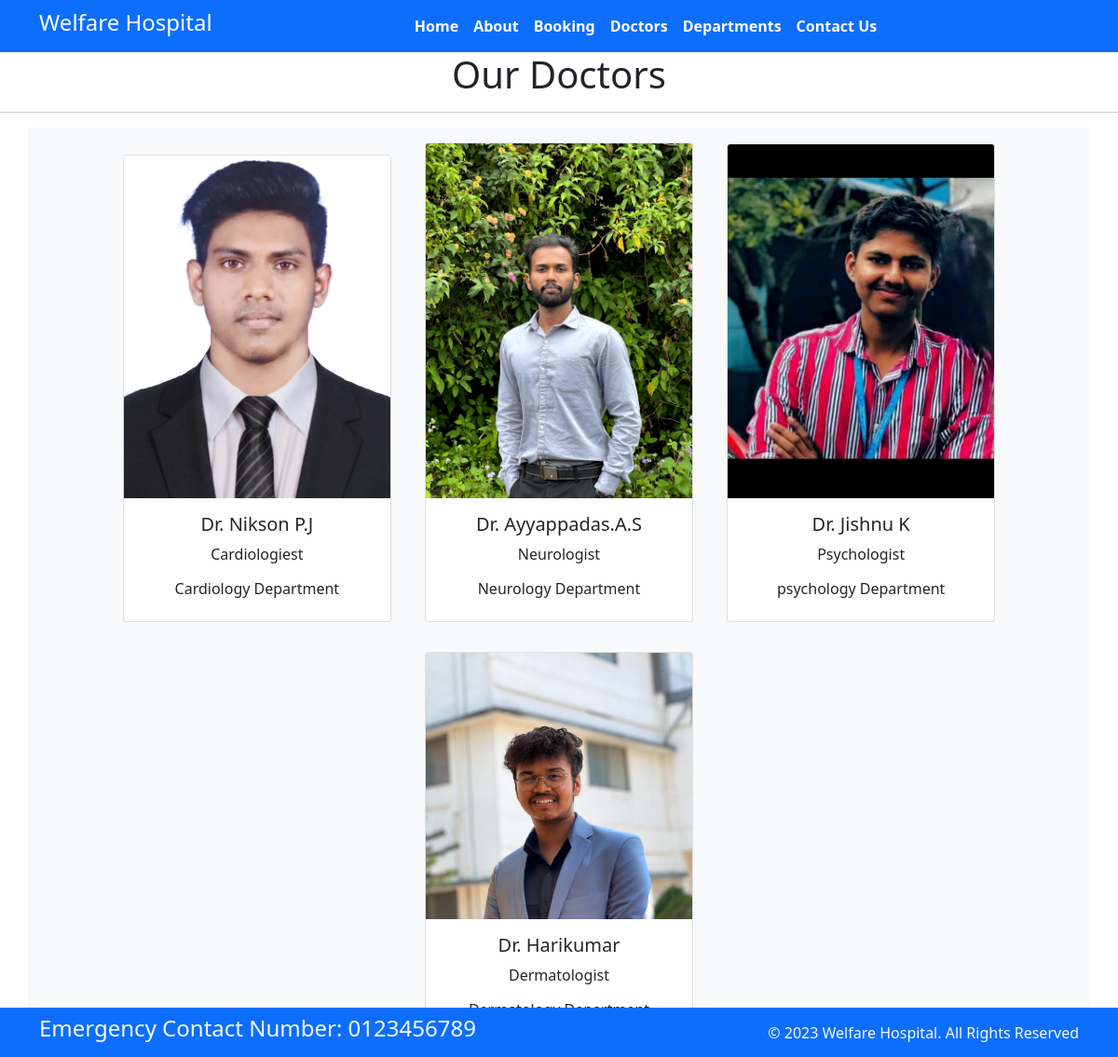
The app's page /doctors/ with its own data.
### home/models.py (models this page shows, shortened)
class Doctors(models.Model):
    doc_name = models.CharField(max_length=255)
    doc_spec = models.CharField(max_length=255)
    dep_name = models.ForeignKey(Departments, on_delete=models.CASCADE)
    doc_image = models.ImageField(upload_to='doctors')

class Departments(models.Model):
    dep_name =models.CharField(max_length=100)
    dep_description = models.TextField()
    def __str__(self):
        return self.dep_name

### home/views.py (the view)
# urls.py: path('doctors/', views.doctors, name='doctors'),
def doctors(request):
   dict_docs ={
      'doctors' : Doctors.objects.all()
   }
   return render(request, 'doctors.html', dict_docs)

### templates/doctors.html (shortened to what this page needs)
{% extends 'base.html' %}
{% block content %}
<h1 class='text-center'>Our Doctors</h1>
<hr>
<div class='container text-center bg-light'>
{%for d in doctors %}
<div class="card text-center mx-3 my-3" style="width: 18rem; display:inline-block">
    <img src="{{d.doc_image.url}}" class="card-img-top" alt="...">
    <div class="card-body">
      <h5 class="card-title">Dr. {{d.doc_name}}</h5>
      <p class="card-text">{{d.doc_spec}}</p>
      <h6>{{d.dep_name}} Department</h6>
    </div>
  </div>
{% endfor %}
</div>
{% endblock %}

### templates/base.html (shortened to what this page needs)
{% load static  %}
<!DOCTYPE html>
<html>
  <head>
    <link rel="stylesheet"
      href=" https://cdn.jsdelivr.net/npm/bootstrap@5.1.3/dist/css/bootstrap.min.css ">
    <link rel="stylesheet"
      href="https://use.fontawesome.com/releases/v5.2.0/css/all.css">
    <link rel="stylesheet"
    href="{% static '/css/style.css'%}">
  </head>
  <body>
    <nav class="navbar bg-primary navbar-expand-md ">
      <div class="container">
        <div class="col-2 text-left pl-md-0">
          <h4 class="text-white"> Welfare Hospital </h4>
        </div>
        <div
          class="collapse navbar-collapse justify-content-center col-md-8 navbar-collapse-3">
          <ul class="navbar-nav justify-content-center  fw-bold">
            <li class="nav-item active">
              <a class="nav-link text-white" href="{% url 'home' %}">Home </a>
            </li>
            <li class="nav-item">
              <a class="nav-link text-white" href="{% url 'about' %}">About</a>
            </li>
            <li class="nav-item">
              <a class="nav-link text-white" href="{% url 'booking' %}">Booking</a>
            </li>
            <li class="nav-item">
              <a class="nav-link text-white" href="{% url 'doctors' %}">Doctors</a>
            </li>
			 <li class="nav-item">
              <a class="nav-link text-white" href="{% url 'department' %}">Departments</a>
            </li>
            <li class="nav-item">
              <a class="nav-link text-white" href="{% url 'contact' %}">Contact Us</a>
            </li>
          </ul>
        </div>
      </div>
    </nav>
     {% block content%}
     {% endblock %}
    <section class="fixed-bottom">
      <footer class="pt-2 pb-2  bg-primary text-light">
        <div class="container">
          <div class="row align-items-center">
            <div class="col-12 col-md-8">
              <h4>Emergency Contact Number: 0123456789</h4>
            </div>
            <div class="col-12 col-md-4 mt-4 mt-md-0 text-center text-md-end">
              © 2023 Welfare Hospital. All Rights Reserved
            </div>
          </div>
        </div>
      </footer>
    </section>
  </body>
</html>

### records on screen
Doctors: doc_image (picture), doc_name "Nikson P.J", doc_spec "Cardiologiest", dep_name "Cardiology"
Doctors: doc_image (picture), doc_name "Ayyappadas.A.S", doc_spec "Neurologist", dep_name "Neurology"
Doctors: doc_image (picture), doc_name "Jishnu K", doc_spec "Psychologist", dep_name "psychology"
Doctors: doc_image (picture), doc_name "Harikumar", doc_spec "Dermatologist"
